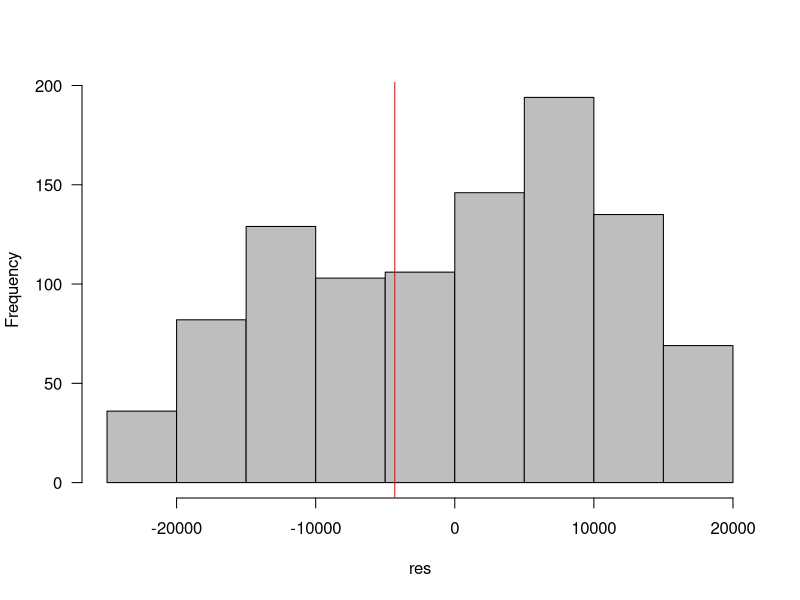
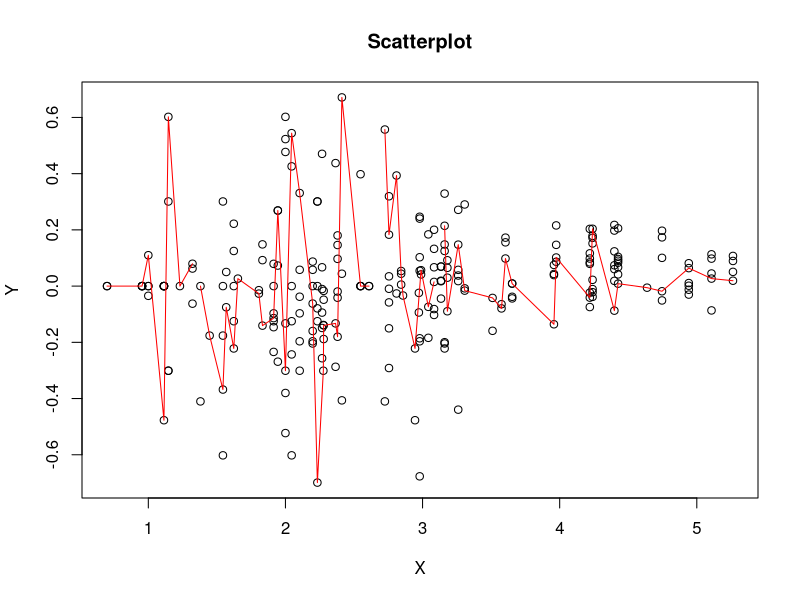
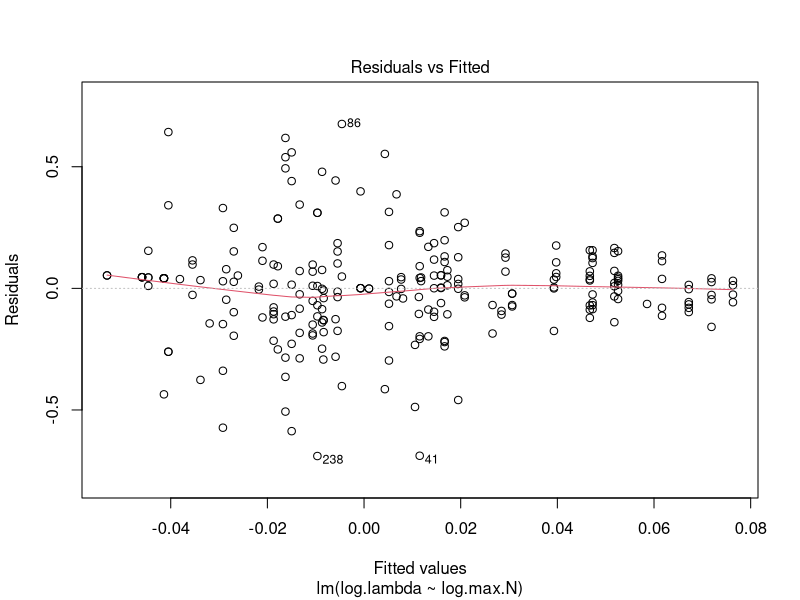
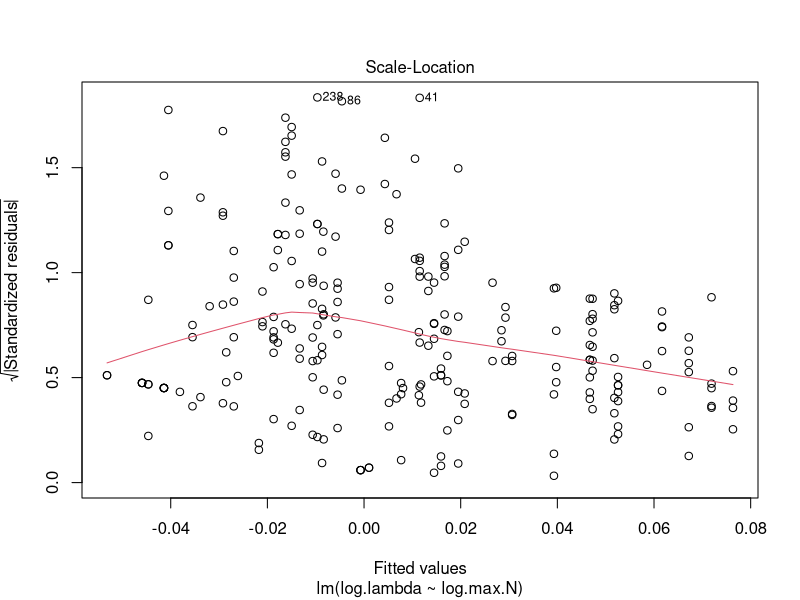
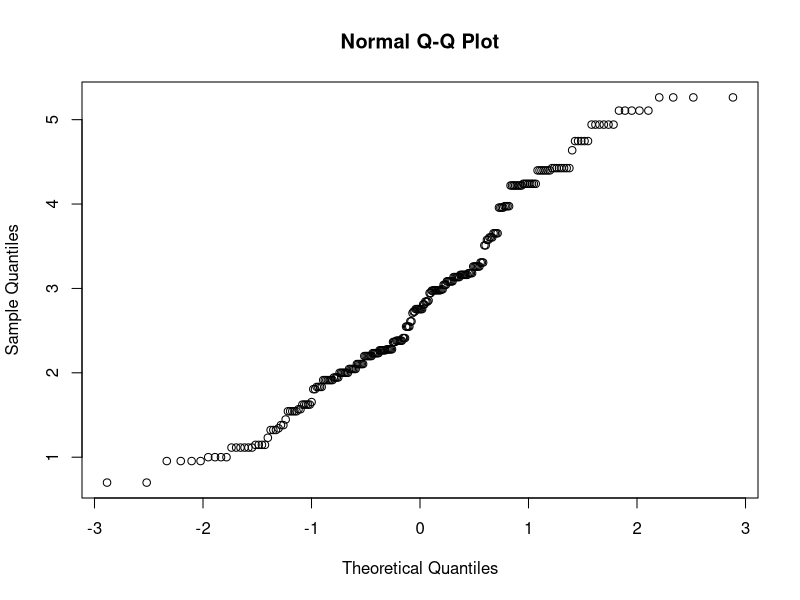
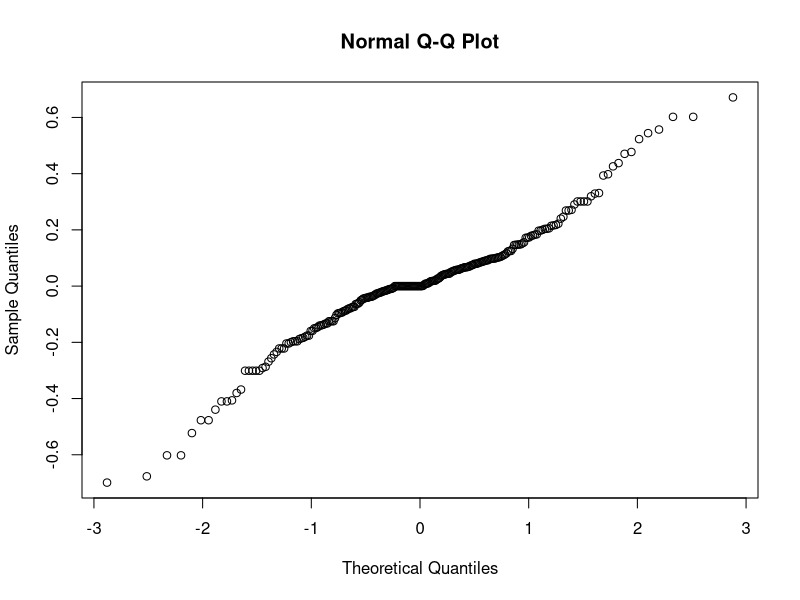

The R source for these figures, in order:
### WEEK 5 TESTS ###
library(tidyverse)

##First set of hypotheses##
#null: there is no difference in max colony size (max.N) between wisconsin and new york
#alternative: there is a significant difference in max colony size (max.N) between wisconsin and new york

pop <- read.csv("pop4.csv")
sites <- read.csv("unique_sites_master_class.csv")

sites$site <- toupper(sites$site)
sites <- sites %>%
  select(site, state, county)

join <- left_join(pop, sites, by="site")

pop2 = join %>%
  filter(state %in% c("NY", "WI")) %>% #choosing wisconsin and new york sites to represent midwest and northeast
  filter(ysw %in% c("4")) %>% #arbitrarily choosing 4 years since WNS
  select(state, max.N)

#permutation test
set.seed(101)

res <- NA ## set aside space for results

for (i in 1:1000) {
  countboot <- sample(c(pop2$max.N))
  nyboot <- countboot[1:length(pop2$state[pop2$state=="NY"])]
  wiboot <- countboot[(length(pop2$state[pop2$state=="NY"])+1):length(pop2$state)]
                      
  res[i] <- mean(wiboot)-mean(nyboot)       #calculate difference in wisconsin colony means and new york colony means               
}

#observed mean difference in colony sizes
obs <- mean(pop2$max.N[pop2$state=="NY"])-mean(pop2$max.N[pop2$state=="WI"])
obs

hist(res,col="gray",las=1,main="")
abline(v=obs,col="red")

#calculating p-value
res[res>=obs]
length(res[res>=obs]) #there are 645 possible values that the permutation spit out
645/1000 #divide by total length of for loop, 1000
mean(res>=obs)
#not significant, but I think that makes sense
#in ysw=4, the colony sizes in wisconsin and new york were not very different from each other

#curious about data distribution
#Shapiro-Wilk Test

swt<-shapiro.test(pop2$max.N)
swt

swt_NY<-shapiro.test(pop2$max.N[pop2$state=="NY"])
swt_NY

swt_WI<-shapiro.test(pop2$max.N[pop2$state=="WI"])
swt_WI
#not normally distributed

##Second set of hypotheses##
#null: there is no relationship between growth rates (log.lambda) and colony size (log.max.N)
#alternative: there is a relationship between growth rates (log.lambda) and colony size (log.max.N)

#Pearsons - for linear data
#use cor.test for testing correlations
pt <- cor.test(pop$log.max.N,pop$log.lambda)
pt
#correlation value is 0.15 which means the relationship is weakly linear, or growth rates increase slightly as colony size increases
#used this test because I'm assuming my data is normally distributed and linear

##everything below is extra but I was trying to justify what test to use##

swt_lambda<-shapiro.test(pop$log.lambda)
swt_lambda

swt_N<-shapiro.test(pop$log.max.N)
swt_N
#says data isn't normally distributed but I think my sample size is just too big?

#trying to visually check if my data is linear
plot(pop$log.max.N, pop$log.lambda, main="Scatterplot", xlab="X", ylab="Y")
lines(lowess(pop$log.max.N, pop$log.lambda), col="red")
#cant see clear relationship? slightly linear

model <- lm(log.lambda ~ log.max.N, data=pop)
plot(model, which=1)
#kind of horizontal but also curved at the beginning = maybe not totally linear?

#fitting model again, prob redundant
model <- lm(log.lambda ~ log.max.N, data = pop)
plot(model, which = 3) #which=3 is scale-location plot to check for homoschedasticity
#red line is slightlyy coned shape which worries me, should be horizontal

#QQ plot to visualize relationship
qqnorm(pop$log.max.N) #ok yeah basically linear
qqnorm(pop$log.lambda) #linear

install.packages("lmtest")
library(lmtest)
model <- lm(log.lambda ~ log.max.N, data=pop)
raintest(model)
#linear!
